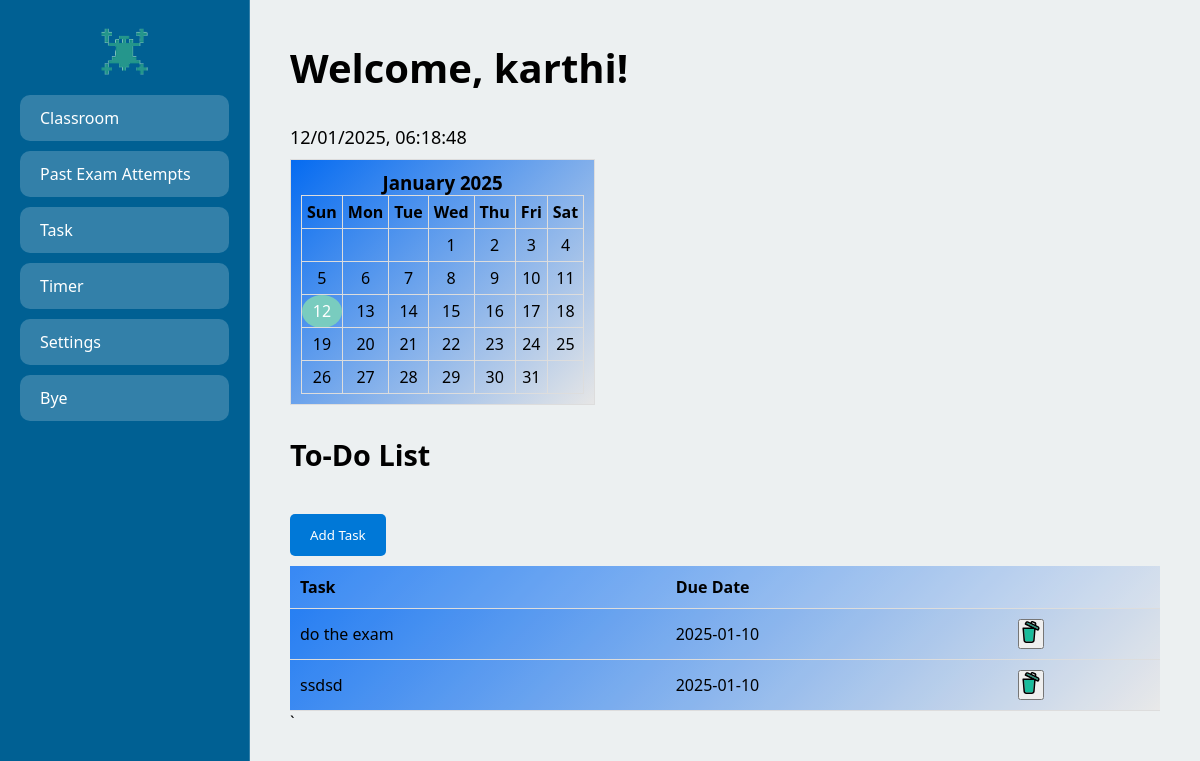
The page /task (signed in) on the database as committed earlier.
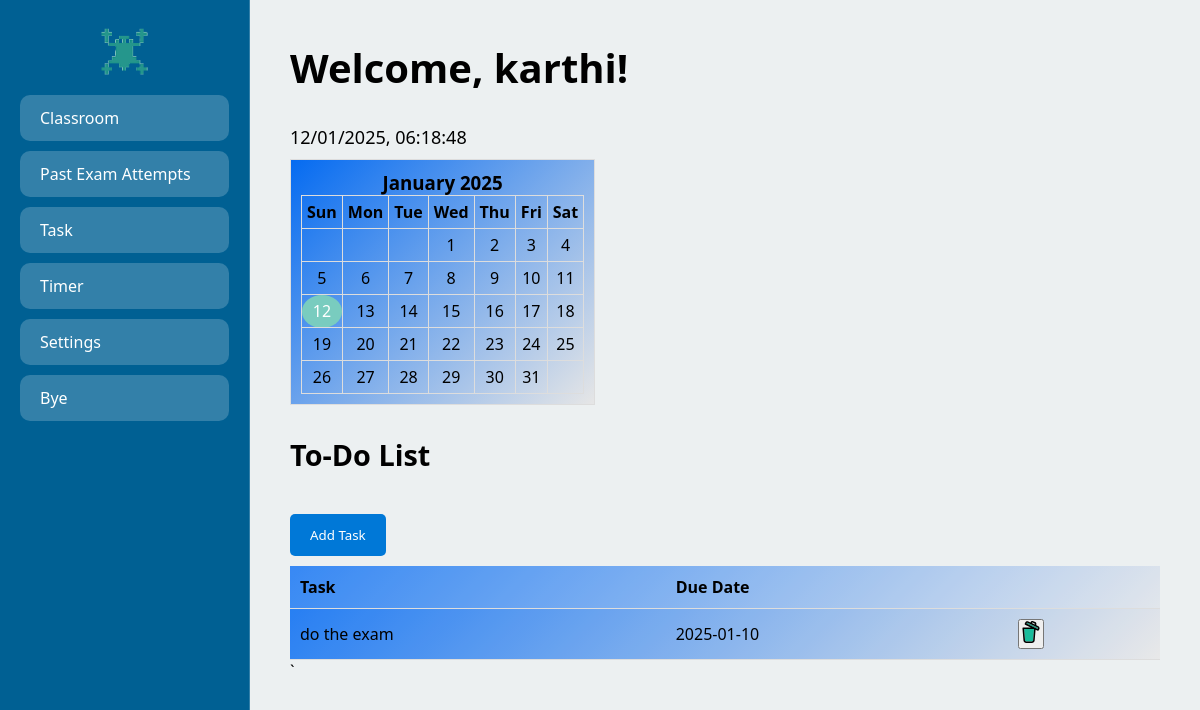
The same page on the database as committed later.
### app.py (models this page shows)
class ToDo(db.Model):
    id = db.Column(db.Integer, primary_key=True)
    task = db.Column(db.String(200), nullable=False)
    date = db.Column(db.Date, nullable=False)
    user_id = db.Column(db.Integer, db.ForeignKey('user.id'), nullable=False)

### app.py (the view)
@app.route("/task")
@login_required
def task():
    todos = ToDo.query.filter_by(user_id=current_user.id).order_by(ToDo.date.asc()).all()
    return render_template("task.html", todos=todos)

### app.py (called while the page is built)
@login_manager.user_loader
def load_user(user_id):
    return User.query.get(int(user_id))

### templates/task.html (shortened to what this page needs)
<!DOCTYPE html>
<html lang="en">
<head>
</head>
<body>
    <div class="sidebar">
    <center> <img src="static/logo.png" alt="Backbench Logo" ></center>
            <a href="{{ url_for('user_home') }}" class="sidebar-button">Classroom</a>
            <a href="{{ url_for('attempts') }}" class="sidebar-button">Past Exam Attempts</a>
             <a href="{{ url_for('task') }}" class="sidebar-button">Task</a>
            <a href="{{ url_for('countdown') }}" class="sidebar-button">Timer</a>
            <a href="{{ url_for('settings') }}" class="sidebar-button">Settings</a>
        <a href="{{ url_for('logout') }}" class="sidebar-button">Bye</a>
    </div>
    <div class="content">
        <h1>Welcome, {{ current_user.username }}!</h1>
        <div class="widget-container">
                <div id="current-time"></div>
                <div id="calendar"></div>
        </div>
   <h2>To-Do List</h2>
        <div class="todo-container">
        <button class="add-task-btn" onclick="openModal()">Add Task</button>
            <table  class="todo-table">
        <thead>
            <tr>
                <th>Task</th>
                <th>Due Date</th>
                <th></th>
            </tr>
        </thead>
        <tbody id="todoList">
            {% for todo in todos %}
            <tr>
                <td>{{ todo.task }}</td>
                <td>{{ todo.date }}</td>
                <td>
                    <form method="POST" action="/delete_todo/{{ todo.id }}" style="display: inline;">
                        <button type="submit" >
                              </button>
                    </form>
                </td>
            </tr>
            {% endfor %}
        </tbody>
    </table>
        </div>
            `
</body>
</html>

Rows that differ between the two databases and show on the page:
removed ToDo: task "ssdsd", date "2025-01-10"
